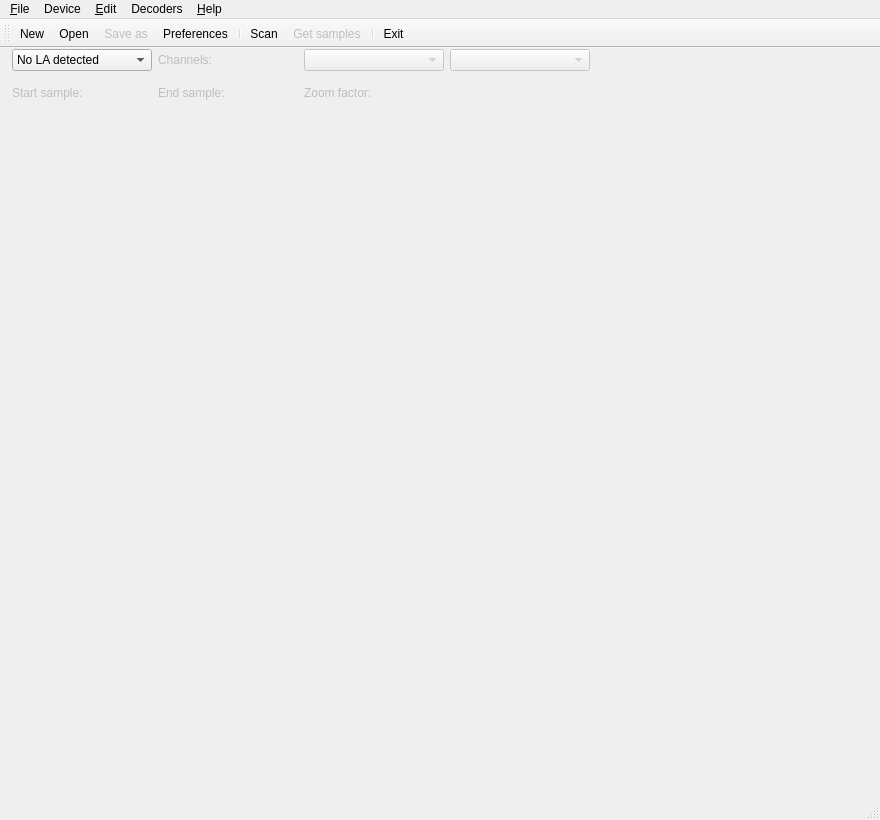
<?xml version="1.0" encoding="UTF-8"?>
<ui version="4.0">
 <class>MainWindow</class>
 <widget class="QMainWindow" name="MainWindow">
  <property name="geometry">
   <rect>
    <x>0</x>
    <y>0</y>
    <width>880</width>
    <height>820</height>
   </rect>
  </property>
  <property name="windowTitle">
   <string>sigrok-gui</string>
  </property>
  <property name="windowIcon">
   <iconset resource="sigrok-gui.qrc">
    <normaloff>:/icons/sigrok-logo-notext.png</normaloff>:/icons/sigrok-logo-notext.png</iconset>
  </property>
  <widget class="QWidget" name="centralWidget">
   <widget class="QWidget" name="mainWidget" native="true">
    <property name="geometry">
     <rect>
      <x>10</x>
      <y>0</y>
      <width>581</width>
      <height>61</height>
     </rect>
    </property>
    <widget class="QWidget" name="gridLayoutWidget">
     <property name="geometry">
      <rect>
       <x>0</x>
       <y>0</y>
       <width>581</width>
       <height>61</height>
      </rect>
     </property>
     <layout class="QGridLayout" name="gridLayout">
      <property name="leftMargin">
       <number>2</number>
      </property>
      <property name="topMargin">
       <number>1</number>
      </property>
      <property name="rightMargin">
       <number>1</number>
      </property>
      <property name="bottomMargin">
       <number>1</number>
      </property>
      <item row="0" column="0">
       <widget class="QComboBox" name="comboBoxLA">
        <item>
         <property name="text">
          <string>No LA detected</string>
         </property>
        </item>
       </widget>
      </item>
      <item row="4" column="0">
       <widget class="QLabel" name="labelSampleStart">
        <property name="enabled">
         <bool>false</bool>
        </property>
        <property name="text">
         <string>Start sample:</string>
        </property>
       </widget>
      </item>
      <item row="0" column="1">
       <widget class="QLabel" name="labelChannels">
        <property name="enabled">
         <bool>false</bool>
        </property>
        <property name="text">
         <string>Channels:</string>
        </property>
       </widget>
      </item>
      <item row="0" column="2">
       <widget class="QComboBox" name="comboBoxSampleRate">
        <property name="enabled">
         <bool>false</bool>
        </property>
       </widget>
      </item>
      <item row="0" column="3">
       <widget class="QComboBox" name="comboBoxNumSamples">
        <property name="enabled">
         <bool>false</bool>
        </property>
       </widget>
      </item>
      <item row="4" column="1">
       <widget class="QLabel" name="labelSampleEnd">
        <property name="enabled">
         <bool>false</bool>
        </property>
        <property name="text">
         <string>End sample:</string>
        </property>
       </widget>
      </item>
      <item row="4" column="2">
       <widget class="QLabel" name="labelZoomFactor">
        <property name="enabled">
         <bool>false</bool>
        </property>
        <property name="text">
         <string>Zoom factor:</string>
        </property>
       </widget>
      </item>
     </layout>
    </widget>
   </widget>
  </widget>
  <widget class="QMenuBar" name="menuBar">
   <property name="geometry">
    <rect>
     <x>0</x>
     <y>0</y>
     <width>880</width>
     <height>21</height>
    </rect>
   </property>
   <widget class="QMenu" name="menuFile">
    <property name="title">
     <string>&amp;File</string>
    </property>
    <addaction name="action_New"/>
    <addaction name="action_Open"/>
    <addaction name="action_Save_as"/>
    <addaction name="actionQuit"/>
   </widget>
   <widget class="QMenu" name="menuHelp">
    <property name="title">
     <string>&amp;Help</string>
    </property>
    <addaction name="actionAbout_Qt"/>
    <addaction name="actionAbout"/>
   </widget>
   <widget class="QMenu" name="menuHardware">
    <property name="title">
     <string>Device</string>
    </property>
    <addaction name="actionScan"/>
    <addaction name="action_Get_samples"/>
   </widget>
   <widget class="QMenu" name="menuEdit">
    <property name="title">
     <string>&amp;Edit</string>
    </property>
    <addaction name="actionPreferences"/>
   </widget>
   <widget class="QMenu" name="menuDecoders">
    <property name="title">
     <string>Decoders</string>
    </property>
    <addaction name="actionConfigure"/>
   </widget>
   <addaction name="menuFile"/>
   <addaction name="menuHardware"/>
   <addaction name="menuEdit"/>
   <addaction name="menuDecoders"/>
   <addaction name="menuHelp"/>
  </widget>
  <widget class="QToolBar" name="mainToolBar">
   <attribute name="toolBarArea">
    <enum>TopToolBarArea</enum>
   </attribute>
   <attribute name="toolBarBreak">
    <bool>false</bool>
   </attribute>
   <addaction name="action_New"/>
   <addaction name="action_Open"/>
   <addaction name="action_Save_as"/>
   <addaction name="actionPreferences"/>
   <addaction name="separator"/>
   <addaction name="actionScan"/>
   <addaction name="action_Get_samples"/>
   <addaction name="separator"/>
   <addaction name="actionQuit"/>
  </widget>
  <widget class="QStatusBar" name="statusBar"/>
  <action name="actionQuit">
   <property name="icon">
    <iconset resource="sigrok-gui.qrc">
     <normaloff>:/icons/system-log-out.png</normaloff>:/icons/system-log-out.png</iconset>
   </property>
   <property name="text">
    <string>E&amp;xit</string>
   </property>
   <property name="shortcut">
    <string>Ctrl+Q</string>
   </property>
  </action>
  <action name="actionAbout">
   <property name="text">
    <string>&amp;About...</string>
   </property>
   <property name="shortcut">
    <string>Ctrl+A</string>
   </property>
  </action>
  <action name="actionAbout_Qt">
   <property name="text">
    <string>About &amp;Qt...</string>
   </property>
  </action>
  <action name="actionPreferences">
   <property name="icon">
    <iconset resource="sigrok-gui.qrc">
     <normaloff>:/icons/preferences-system.png</normaloff>:/icons/preferences-system.png</iconset>
   </property>
   <property name="text">
    <string>&amp;Preferences</string>
   </property>
  </action>
  <action name="actionScan">
   <property name="icon">
    <iconset resource="sigrok-gui.qrc">
     <normaloff>:/icons/view-refresh.png</normaloff>:/icons/view-refresh.png</iconset>
   </property>
   <property name="text">
    <string>&amp;Scan</string>
   </property>
   <property name="toolTip">
    <string>Scan for supported logic analyzers</string>
   </property>
  </action>
  <action name="action_Open">
   <property name="icon">
    <iconset resource="sigrok-gui.qrc">
     <normaloff>:/icons/document-open.png</normaloff>:/icons/document-open.png</iconset>
   </property>
   <property name="text">
    <string>&amp;Open...</string>
   </property>
  </action>
  <action name="action_New">
   <property name="icon">
    <iconset resource="sigrok-gui.qrc">
     <normaloff>:/icons/document-new.png</normaloff>:/icons/document-new.png</iconset>
   </property>
   <property name="text">
    <string>&amp;New...</string>
   </property>
  </action>
  <action name="action_Save_as">
   <property name="enabled">
    <bool>false</bool>
   </property>
   <property name="icon">
    <iconset resource="sigrok-gui.qrc">
     <normaloff>:/icons/document-save-as.png</normaloff>:/icons/document-save-as.png</iconset>
   </property>
   <property name="text">
    <string>&amp;Save as...</string>
   </property>
  </action>
  <action name="action_Get_samples">
   <property name="enabled">
    <bool>false</bool>
   </property>
   <property name="icon">
    <iconset resource="sigrok-gui.qrc">
     <normaloff>:/icons/media-record.png</normaloff>:/icons/media-record.png</iconset>
   </property>
   <property name="text">
    <string>&amp;Get samples...</string>
   </property>
  </action>
  <action name="actionConfigure">
   <property name="text">
    <string>&amp;Configure</string>
   </property>
   <property name="toolTip">
    <string>Configure</string>
   </property>
  </action>
 </widget>
 <layoutdefault spacing="6" margin="11"/>
 <resources>
  <include location="sigrok-gui.qrc"/>
 </resources>
 <connections>
  <connection>
   <sender>actionQuit</sender>
   <signal>triggered()</signal>
   <receiver>MainWindow</receiver>
   <slot>close()</slot>
   <hints>
    <hint type="sourcelabel">
     <x>-1</x>
     <y>-1</y>
    </hint>
    <hint type="destinationlabel">
     <x>299</x>
     <y>199</y>
    </hint>
   </hints>
  </connection>
 </connections>
</ui>
